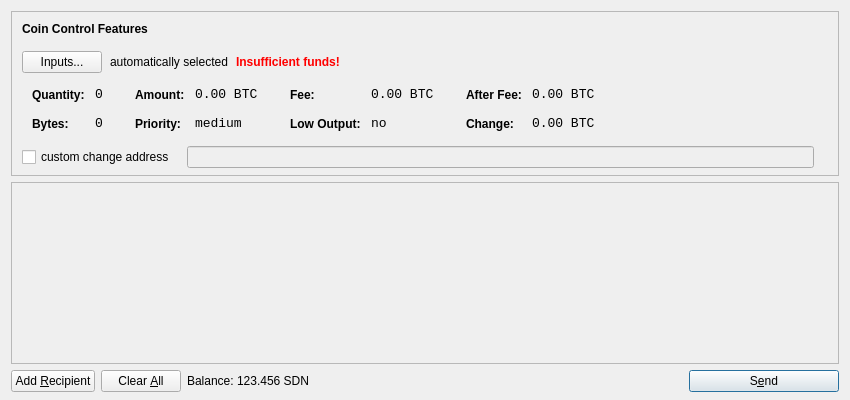
<?xml version="1.0" encoding="UTF-8"?>
<ui version="4.0">
 <class>SendCoinsDialog</class>
 <widget class="QDialog" name="SendCoinsDialog">
  <property name="geometry">
   <rect>
    <x>0</x>
    <y>0</y>
    <width>850</width>
    <height>400</height>
   </rect>
  </property>
  <property name="windowTitle">
   <string>Send Coins</string>
  </property>
  <layout class="QVBoxLayout" name="verticalLayout" stretch="0,1,0">
   <property name="bottomMargin">
    <number>8</number>
   </property>
   <item>
    <widget class="QFrame" name="frameCoinControl">
     <property name="sizePolicy">
      <sizepolicy hsizetype="Expanding" vsizetype="Expanding">
       <horstretch>0</horstretch>
       <verstretch>0</verstretch>
      </sizepolicy>
     </property>
     <property name="maximumSize">
      <size>
       <width>16777215</width>
       <height>16777215</height>
      </size>
     </property>
     <property name="frameShape">
      <enum>QFrame::StyledPanel</enum>
     </property>
     <property name="frameShadow">
      <enum>QFrame::Sunken</enum>
     </property>
     <layout class="QVBoxLayout" name="verticalLayoutCoinControl2">
      <property name="spacing">
       <number>-1</number>
      </property>
      <property name="leftMargin">
       <number>0</number>
      </property>
      <property name="topMargin">
       <number>0</number>
      </property>
      <property name="rightMargin">
       <number>0</number>
      </property>
      <property name="bottomMargin">
       <number>6</number>
      </property>
      <item>
       <layout class="QVBoxLayout" name="verticalLayoutCoinControl" stretch="0,0,0,0,1">
        <property name="spacing">
         <number>0</number>
        </property>
        <property name="leftMargin">
         <number>10</number>
        </property>
        <property name="topMargin">
         <number>10</number>
        </property>
        <item>
         <layout class="QHBoxLayout" name="horizontalLayoutCoinControl1">
          <property name="bottomMargin">
           <number>15</number>
          </property>
          <item>
           <widget class="QLabel" name="labelCoinControlFeatures">
            <property name="sizePolicy">
             <sizepolicy hsizetype="Preferred" vsizetype="Maximum">
              <horstretch>0</horstretch>
              <verstretch>0</verstretch>
             </sizepolicy>
            </property>
            <property name="font">
             <font>
              <weight>75</weight>
              <bold>true</bold>
             </font>
            </property>
            <property name="styleSheet">
             <string notr="true">font-weight:bold;</string>
            </property>
            <property name="text">
             <string>Coin Control Features</string>
            </property>
           </widget>
          </item>
         </layout>
        </item>
        <item>
         <layout class="QHBoxLayout" name="horizontalLayoutCoinControl2" stretch="0,0,0,0">
          <property name="spacing">
           <number>8</number>
          </property>
          <property name="bottomMargin">
           <number>10</number>
          </property>
          <item>
           <widget class="QPushButton" name="pushButtonCoinControl">
            <property name="styleSheet">
             <string notr="true"/>
            </property>
            <property name="text">
             <string>Inputs...</string>
            </property>
           </widget>
          </item>
          <item>
           <widget class="QLabel" name="labelCoinControlAutomaticallySelected">
            <property name="text">
             <string>automatically selected</string>
            </property>
            <property name="margin">
             <number>5</number>
            </property>
           </widget>
          </item>
          <item>
           <widget class="QLabel" name="labelCoinControlInsuffFunds">
            <property name="font">
             <font>
              <weight>75</weight>
              <bold>true</bold>
             </font>
            </property>
            <property name="styleSheet">
             <string notr="true">color:red;font-weight:bold;</string>
            </property>
            <property name="text">
             <string>Insufficient funds!</string>
            </property>
            <property name="margin">
             <number>5</number>
            </property>
           </widget>
          </item>
          <item>
           <spacer name="horizontalSpacerCoinControl">
            <property name="orientation">
             <enum>Qt::Horizontal</enum>
            </property>
            <property name="sizeHint" stdset="0">
             <size>
              <width>40</width>
              <height>1</height>
             </size>
            </property>
           </spacer>
          </item>
         </layout>
        </item>
        <item>
         <widget class="QWidget" name="widgetCoinControl" native="true">
          <property name="sizePolicy">
           <sizepolicy hsizetype="Preferred" vsizetype="Preferred">
            <horstretch>0</horstretch>
            <verstretch>0</verstretch>
           </sizepolicy>
          </property>
          <property name="minimumSize">
           <size>
            <width>0</width>
            <height>0</height>
           </size>
          </property>
          <property name="styleSheet">
           <string notr="true"/>
          </property>
          <layout class="QHBoxLayout" name="horizontalLayoutCoinControl5">
           <property name="margin">
            <number>0</number>
           </property>
           <item>
            <layout class="QHBoxLayout" name="horizontalLayoutCoinControl3" stretch="0,0,0,1">
             <property name="spacing">
              <number>20</number>
             </property>
             <property name="topMargin">
              <number>0</number>
             </property>
             <property name="bottomMargin">
              <number>10</number>
             </property>
             <item>
              <layout class="QFormLayout" name="formLayoutCoinControl1">
               <property name="horizontalSpacing">
                <number>10</number>
               </property>
               <property name="verticalSpacing">
                <number>14</number>
               </property>
               <property name="leftMargin">
                <number>10</number>
               </property>
               <property name="topMargin">
                <number>4</number>
               </property>
               <property name="rightMargin">
                <number>6</number>
               </property>
               <item row="0" column="0">
                <widget class="QLabel" name="labelCoinControlQuantityText">
                 <property name="styleSheet">
                  <string notr="true">font-weight:bold;</string>
                 </property>
                 <property name="text">
                  <string>Quantity:</string>
                 </property>
                 <property name="margin">
                  <number>0</number>
                 </property>
                </widget>
               </item>
               <item row="0" column="1">
                <widget class="QLabel" name="labelCoinControlQuantity">
                 <property name="font">
                  <font>
                   <family>Monospace</family>
                   <pointsize>10</pointsize>
                  </font>
                 </property>
                 <property name="cursor">
                  <cursorShape>IBeamCursor</cursorShape>
                 </property>
                 <property name="contextMenuPolicy">
                  <enum>Qt::ActionsContextMenu</enum>
                 </property>
                 <property name="text">
                  <string notr="true">0</string>
                 </property>
                 <property name="margin">
                  <number>0</number>
                 </property>
                 <property name="textInteractionFlags">
                  <set>Qt::LinksAccessibleByMouse|Qt::TextSelectableByKeyboard|Qt::TextSelectableByMouse</set>
                 </property>
                </widget>
               </item>
               <item row="1" column="0">
                <widget class="QLabel" name="labelCoinControlBytesText">
                 <property name="styleSheet">
                  <string notr="true">font-weight:bold;</string>
                 </property>
                 <property name="text">
                  <string>Bytes:</string>
                 </property>
                </widget>
               </item>
               <item row="1" column="1">
                <widget class="QLabel" name="labelCoinControlBytes">
                 <property name="font">
                  <font>
                   <family>Monospace</family>
                   <pointsize>10</pointsize>
                  </font>
                 </property>
                 <property name="cursor">
                  <cursorShape>IBeamCursor</cursorShape>
                 </property>
                 <property name="contextMenuPolicy">
                  <enum>Qt::ActionsContextMenu</enum>
                 </property>
                 <property name="text">
                  <string notr="true">0</string>
                 </property>
                 <property name="textInteractionFlags">
                  <set>Qt::LinksAccessibleByMouse|Qt::TextSelectableByKeyboard|Qt::TextSelectableByMouse</set>
                 </property>
                </widget>
               </item>
              </layout>
             </item>
             <item>
              <layout class="QFormLayout" name="formLayoutCoinControl2">
               <property name="horizontalSpacing">
                <number>10</number>
               </property>
               <property name="verticalSpacing">
                <number>14</number>
               </property>
               <property name="leftMargin">
                <number>6</number>
               </property>
               <property name="topMargin">
                <number>4</number>
               </property>
               <property name="rightMargin">
                <number>6</number>
               </property>
               <item row="0" column="0">
                <widget class="QLabel" name="labelCoinControlAmountText">
                 <property name="styleSheet">
                  <string notr="true">font-weight:bold;</string>
                 </property>
                 <property name="text">
                  <string>Amount:</string>
                 </property>
                 <property name="margin">
                  <number>0</number>
                 </property>
                </widget>
               </item>
               <item row="0" column="1">
                <widget class="QLabel" name="labelCoinControlAmount">
                 <property name="font">
                  <font>
                   <family>Monospace</family>
                   <pointsize>10</pointsize>
                  </font>
                 </property>
                 <property name="cursor">
                  <cursorShape>IBeamCursor</cursorShape>
                 </property>
                 <property name="contextMenuPolicy">
                  <enum>Qt::ActionsContextMenu</enum>
                 </property>
                 <property name="text">
                  <string notr="true">0.00 BTC</string>
                 </property>
                 <property name="textInteractionFlags">
                  <set>Qt::LinksAccessibleByMouse|Qt::TextSelectableByKeyboard|Qt::TextSelectableByMouse</set>
                 </property>
                </widget>
               </item>
               <item row="1" column="0">
                <widget class="QLabel" name="labelCoinControlPriorityText">
                 <property name="styleSheet">
                  <string notr="true">font-weight:bold;</string>
                 </property>
                 <property name="text">
                  <string>Priority:</string>
                 </property>
                </widget>
               </item>
               <item row="1" column="1">
                <widget class="QLabel" name="labelCoinControlPriority">
                 <property name="font">
                  <font>
                   <family>Monospace</family>
                   <pointsize>10</pointsize>
                  </font>
                 </property>
                 <property name="cursor">
                  <cursorShape>IBeamCursor</cursorShape>
                 </property>
                 <property name="contextMenuPolicy">
                  <enum>Qt::ActionsContextMenu</enum>
                 </property>
                 <property name="text">
                  <string>medium</string>
                 </property>
                 <property name="textInteractionFlags">
                  <set>Qt::LinksAccessibleByMouse|Qt::TextSelectableByKeyboard|Qt::TextSelectableByMouse</set>
                 </property>
                </widget>
               </item>
              </layout>
             </item>
             <item>
              <layout class="QFormLayout" name="formLayoutCoinControl3">
               <property name="horizontalSpacing">
                <number>10</number>
               </property>
               <property name="verticalSpacing">
                <number>14</number>
               </property>
               <property name="leftMargin">
                <number>6</number>
               </property>
               <property name="topMargin">
                <number>4</number>
               </property>
               <property name="rightMargin">
                <number>6</number>
               </property>
               <item row="0" column="0">
                <widget class="QLabel" name="labelCoinControlFeeText">
                 <property name="styleSheet">
                  <string notr="true">font-weight:bold;</string>
                 </property>
                 <property name="text">
                  <string>Fee:</string>
                 </property>
                 <property name="margin">
                  <number>0</number>
                 </property>
                </widget>
               </item>
               <item row="0" column="1">
                <widget class="QLabel" name="labelCoinControlFee">
                 <property name="font">
                  <font>
                   <family>Monospace</family>
                   <pointsize>10</pointsize>
                  </font>
                 </property>
                 <property name="cursor">
                  <cursorShape>IBeamCursor</cursorShape>
                 </property>
                 <property name="contextMenuPolicy">
                  <enum>Qt::ActionsContextMenu</enum>
                 </property>
                 <property name="text">
                  <string notr="true">0.00 BTC</string>
                 </property>
                 <property name="textInteractionFlags">
                  <set>Qt::LinksAccessibleByMouse|Qt::TextSelectableByKeyboard|Qt::TextSelectableByMouse</set>
                 </property>
                </widget>
               </item>
               <item row="1" column="0">
                <widget class="QLabel" name="labelCoinControlLowOutputText">
                 <property name="styleSheet">
                  <string notr="true">font-weight:bold;</string>
                 </property>
                 <property name="text">
                  <string>Low Output:</string>
                 </property>
                </widget>
               </item>
               <item row="1" column="1">
                <widget class="QLabel" name="labelCoinControlLowOutput">
                 <property name="font">
                  <font>
                   <family>Monospace</family>
                   <pointsize>10</pointsize>
                  </font>
                 </property>
                 <property name="cursor">
                  <cursorShape>IBeamCursor</cursorShape>
                 </property>
                 <property name="contextMenuPolicy">
                  <enum>Qt::ActionsContextMenu</enum>
                 </property>
                 <property name="text">
                  <string>no</string>
                 </property>
                 <property name="textInteractionFlags">
                  <set>Qt::LinksAccessibleByMouse|Qt::TextSelectableByKeyboard|Qt::TextSelectableByMouse</set>
                 </property>
                </widget>
               </item>
              </layout>
             </item>
             <item>
              <layout class="QFormLayout" name="formLayoutCoinControl4">
               <property name="horizontalSpacing">
                <number>10</number>
               </property>
               <property name="verticalSpacing">
                <number>14</number>
               </property>
               <property name="leftMargin">
                <number>6</number>
               </property>
               <property name="topMargin">
                <number>4</number>
               </property>
               <property name="rightMargin">
                <number>6</number>
               </property>
               <item row="0" column="0">
                <widget class="QLabel" name="labelCoinControlAfterFeeText">
                 <property name="styleSheet">
                  <string notr="true">font-weight:bold;</string>
                 </property>
                 <property name="text">
                  <string>After Fee:</string>
                 </property>
                 <property name="margin">
                  <number>0</number>
                 </property>
                </widget>
               </item>
               <item row="0" column="1">
                <widget class="QLabel" name="labelCoinControlAfterFee">
                 <property name="font">
                  <font>
                   <family>Monospace</family>
                   <pointsize>10</pointsize>
                  </font>
                 </property>
                 <property name="cursor">
                  <cursorShape>IBeamCursor</cursorShape>
                 </property>
                 <property name="contextMenuPolicy">
                  <enum>Qt::ActionsContextMenu</enum>
                 </property>
                 <property name="text">
                  <string notr="true">0.00 BTC</string>
                 </property>
                 <property name="textInteractionFlags">
                  <set>Qt::LinksAccessibleByMouse|Qt::TextSelectableByKeyboard|Qt::TextSelectableByMouse</set>
                 </property>
                </widget>
               </item>
               <item row="1" column="0">
                <widget class="QLabel" name="labelCoinControlChangeText">
                 <property name="styleSheet">
                  <string notr="true">font-weight:bold;</string>
                 </property>
                 <property name="text">
                  <string>Change:</string>
                 </property>
                </widget>
               </item>
               <item row="1" column="1">
                <widget class="QLabel" name="labelCoinControlChange">
                 <property name="font">
                  <font>
                   <family>Monospace</family>
                   <pointsize>10</pointsize>
                  </font>
                 </property>
                 <property name="cursor">
                  <cursorShape>IBeamCursor</cursorShape>
                 </property>
                 <property name="contextMenuPolicy">
                  <enum>Qt::ActionsContextMenu</enum>
                 </property>
                 <property name="text">
                  <string notr="true">0.00 BTC</string>
                 </property>
                 <property name="textInteractionFlags">
                  <set>Qt::LinksAccessibleByMouse|Qt::TextSelectableByKeyboard|Qt::TextSelectableByMouse</set>
                 </property>
                </widget>
               </item>
              </layout>
             </item>
            </layout>
           </item>
          </layout>
         </widget>
        </item>
        <item>
         <layout class="QHBoxLayout" name="horizontalLayoutCoinControl4" stretch="0,0,0">
          <property name="spacing">
           <number>12</number>
          </property>
          <property name="sizeConstraint">
           <enum>QLayout::SetDefaultConstraint</enum>
          </property>
          <property name="topMargin">
           <number>5</number>
          </property>
          <property name="rightMargin">
           <number>5</number>
          </property>
          <item>
           <widget class="QCheckBox" name="checkBoxCoinControlChange">
            <property name="text">
             <string>custom change address</string>
            </property>
           </widget>
          </item>
          <item>
           <widget class="QLineEdit" name="lineEditCoinControlChange">
            <property name="enabled">
             <bool>false</bool>
            </property>
            <property name="sizePolicy">
             <sizepolicy hsizetype="Expanding" vsizetype="Fixed">
              <horstretch>0</horstretch>
              <verstretch>0</verstretch>
             </sizepolicy>
            </property>
           </widget>
          </item>
          <item>
           <widget class="QLabel" name="labelCoinControlChangeLabel">
            <property name="sizePolicy">
             <sizepolicy hsizetype="Preferred" vsizetype="Expanding">
              <horstretch>0</horstretch>
              <verstretch>0</verstretch>
             </sizepolicy>
            </property>
            <property name="minimumSize">
             <size>
              <width>0</width>
              <height>0</height>
             </size>
            </property>
            <property name="text">
             <string/>
            </property>
            <property name="margin">
             <number>3</number>
            </property>
           </widget>
          </item>
         </layout>
        </item>
        <item>
         <spacer name="verticalSpacerCoinControl">
          <property name="orientation">
           <enum>Qt::Vertical</enum>
          </property>
          <property name="sizeHint" stdset="0">
           <size>
            <width>800</width>
            <height>1</height>
           </size>
          </property>
         </spacer>
        </item>
       </layout>
      </item>
     </layout>
    </widget>
   </item>
   <item>
    <widget class="QScrollArea" name="scrollArea">
     <property name="widgetResizable">
      <bool>true</bool>
     </property>
     <widget class="QWidget" name="scrollAreaWidgetContents">
      <property name="geometry">
       <rect>
        <x>0</x>
        <y>0</y>
        <width>830</width>
        <height>165</height>
       </rect>
      </property>
      <layout class="QVBoxLayout" name="verticalLayout_2">
       <property name="margin">
        <number>0</number>
       </property>
       <item>
        <layout class="QVBoxLayout" name="entries">
         <property name="spacing">
          <number>6</number>
         </property>
        </layout>
       </item>
       <item>
        <spacer name="verticalSpacer">
         <property name="orientation">
          <enum>Qt::Vertical</enum>
         </property>
         <property name="sizeHint" stdset="0">
          <size>
           <width>20</width>
           <height>40</height>
          </size>
         </property>
        </spacer>
       </item>
      </layout>
     </widget>
    </widget>
   </item>
   <item>
    <layout class="QHBoxLayout" name="horizontalLayout">
     <item>
      <widget class="QPushButton" name="addButton">
       <property name="toolTip">
        <string>Send to multiple recipients at once</string>
       </property>
       <property name="text">
        <string>Add &amp;Recipient</string>
       </property>
       <property name="icon">
        <iconset resource="../bitcoin.qrc">
         <normaloff>:/icons/add</normaloff>:/icons/add</iconset>
       </property>
       <property name="autoDefault">
        <bool>false</bool>
       </property>
      </widget>
     </item>
     <item>
      <widget class="QPushButton" name="clearButton">
       <property name="sizePolicy">
        <sizepolicy hsizetype="Minimum" vsizetype="Fixed">
         <horstretch>0</horstretch>
         <verstretch>0</verstretch>
        </sizepolicy>
       </property>
       <property name="toolTip">
        <string>Remove all transaction fields</string>
       </property>
       <property name="text">
        <string>Clear &amp;All</string>
       </property>
       <property name="icon">
        <iconset resource="../bitcoin.qrc">
         <normaloff>:/icons/remove</normaloff>:/icons/remove</iconset>
       </property>
       <property name="autoRepeatDelay">
        <number>300</number>
       </property>
       <property name="autoDefault">
        <bool>false</bool>
       </property>
      </widget>
     </item>
     <item>
      <layout class="QHBoxLayout" name="horizontalLayout_2">
       <property name="spacing">
        <number>3</number>
       </property>
       <item>
        <widget class="QLabel" name="label">
         <property name="text">
          <string>Balance:</string>
         </property>
        </widget>
       </item>
       <item>
        <widget class="QLabel" name="labelBalance">
         <property name="cursor">
          <cursorShape>IBeamCursor</cursorShape>
         </property>
         <property name="text">
          <string>123.456 SDN</string>
         </property>
         <property name="textInteractionFlags">
          <set>Qt::LinksAccessibleByMouse|Qt::TextSelectableByKeyboard|Qt::TextSelectableByMouse</set>
         </property>
        </widget>
       </item>
      </layout>
     </item>
     <item>
      <spacer name="horizontalSpacer">
       <property name="orientation">
        <enum>Qt::Horizontal</enum>
       </property>
       <property name="sizeHint" stdset="0">
        <size>
         <width>40</width>
         <height>20</height>
        </size>
       </property>
      </spacer>
     </item>
     <item>
      <widget class="QPushButton" name="sendButton">
       <property name="minimumSize">
        <size>
         <width>150</width>
         <height>0</height>
        </size>
       </property>
       <property name="toolTip">
        <string>Confirm the send action</string>
       </property>
       <property name="text">
        <string>S&amp;end</string>
       </property>
       <property name="icon">
        <iconset resource="../bitcoin.qrc">
         <normaloff>:/icons/send</normaloff>:/icons/send</iconset>
       </property>
       <property name="default">
        <bool>true</bool>
       </property>
      </widget>
     </item>
    </layout>
   </item>
  </layout>
 </widget>
 <resources>
  <include location="../bitcoin.qrc"/>
 </resources>
 <connections/>
</ui>
